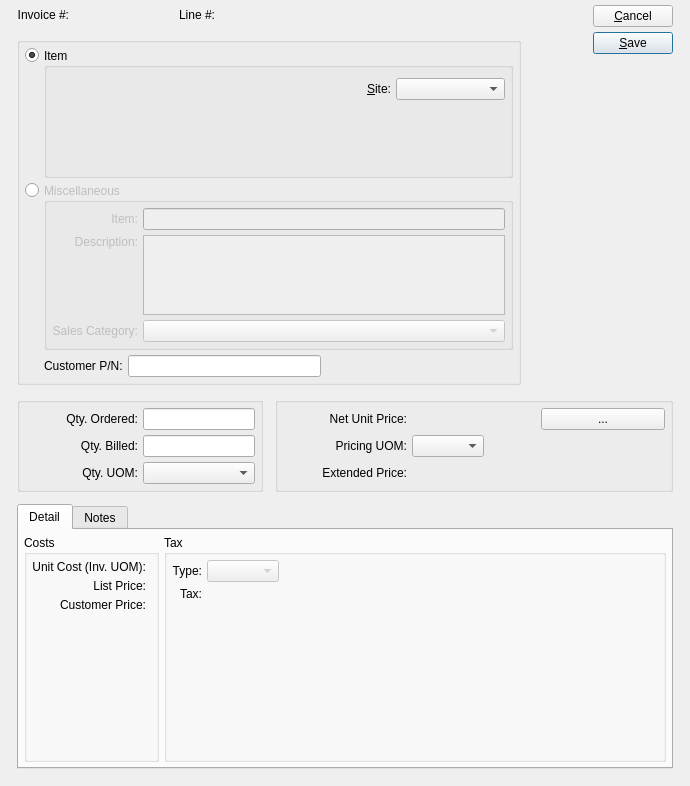
<?xml version="1.0" encoding="UTF-8"?>
<ui version="4.0">
 <comment>This file is part of the xTuple ERP: PostBooks Edition, a free and
open source Enterprise Resource Planning software suite,
Copyright (c) 1999-2010 by OpenMFG LLC, d/b/a xTuple.
It is licensed to you under the Common Public Attribution License
version 1.0, the full text of which (including xTuple-specific Exhibits)
is available at www.xtuple.com/CPAL.  By using this software, you agree
to be bound by its terms.</comment>
 <class>invoiceItem</class>
 <widget class="QDialog" name="invoiceItem">
  <property name="geometry">
   <rect>
    <x>0</x>
    <y>0</y>
    <width>690</width>
    <height>786</height>
   </rect>
  </property>
  <property name="windowTitle">
   <string>Invoice Item</string>
  </property>
  <layout class="QGridLayout" name="gridLayout_5">
   <item row="0" column="0">
    <layout class="QGridLayout">
     <property name="leftMargin">
      <number>12</number>
     </property>
     <property name="rightMargin">
      <number>12</number>
     </property>
     <property name="bottomMargin">
      <number>12</number>
     </property>
     <property name="spacing">
      <number>12</number>
     </property>
     <item row="0" column="0" colspan="2">
      <layout class="QHBoxLayout">
       <item>
        <widget class="QLabel" name="_invoiceNumberLit">
         <property name="text">
          <string>Invoice #:</string>
         </property>
         <property name="alignment">
          <set>Qt::AlignRight|Qt::AlignTrailing|Qt::AlignVCenter</set>
         </property>
        </widget>
       </item>
       <item>
        <widget class="QLabel" name="_invoiceNumber">
         <property name="minimumSize">
          <size>
           <width>100</width>
           <height>0</height>
          </size>
         </property>
         <property name="alignment">
          <set>Qt::AlignLeading|Qt::AlignLeft|Qt::AlignVCenter</set>
         </property>
        </widget>
       </item>
       <item>
        <widget class="QLabel" name="_lineNumberLit">
         <property name="text">
          <string>Line #:</string>
         </property>
         <property name="alignment">
          <set>Qt::AlignRight|Qt::AlignTrailing|Qt::AlignVCenter</set>
         </property>
        </widget>
       </item>
       <item>
        <widget class="QLabel" name="_lineNumber">
         <property name="minimumSize">
          <size>
           <width>100</width>
           <height>0</height>
          </size>
         </property>
         <property name="alignment">
          <set>Qt::AlignLeading|Qt::AlignLeft|Qt::AlignVCenter</set>
         </property>
        </widget>
       </item>
       <item>
        <spacer>
         <property name="orientation">
          <enum>Qt::Horizontal</enum>
         </property>
         <property name="sizeType">
          <enum>QSizePolicy::Expanding</enum>
         </property>
         <property name="sizeHint" stdset="0">
          <size>
           <width>201</width>
           <height>20</height>
          </size>
         </property>
        </spacer>
       </item>
      </layout>
     </item>
     <item row="0" column="3" rowspan="2">
      <layout class="QVBoxLayout">
       <property name="spacing">
        <number>5</number>
       </property>
       <item>
        <widget class="QPushButton" name="_close">
         <property name="text">
          <string>&amp;Cancel</string>
         </property>
        </widget>
       </item>
       <item>
        <widget class="QPushButton" name="_save">
         <property name="text">
          <string>&amp;Save</string>
         </property>
         <property name="default">
          <bool>true</bool>
         </property>
        </widget>
       </item>
       <item>
        <spacer>
         <property name="orientation">
          <enum>Qt::Vertical</enum>
         </property>
         <property name="sizeType">
          <enum>QSizePolicy::Expanding</enum>
         </property>
         <property name="sizeHint" stdset="0">
          <size>
           <width>20</width>
           <height>0</height>
          </size>
         </property>
        </spacer>
       </item>
      </layout>
     </item>
     <item row="1" column="0" colspan="2">
      <widget class="QGroupBox" name="_itemTypeGroup">
       <property name="title">
        <string/>
       </property>
       <layout class="QGridLayout">
        <item row="0" column="0">
         <layout class="QVBoxLayout">
          <property name="spacing">
           <number>0</number>
          </property>
          <item>
           <widget class="QRadioButton" name="_itemSelected">
            <property name="text">
             <string/>
            </property>
            <property name="checked">
             <bool>true</bool>
            </property>
           </widget>
          </item>
          <item>
           <spacer>
            <property name="orientation">
             <enum>Qt::Vertical</enum>
            </property>
            <property name="sizeType">
             <enum>QSizePolicy::Expanding</enum>
            </property>
            <property name="sizeHint" stdset="0">
             <size>
              <width>10</width>
              <height>10</height>
             </size>
            </property>
           </spacer>
          </item>
         </layout>
        </item>
        <item row="0" column="1">
         <widget class="QGroupBox" name="_itemGroup">
          <property name="title">
           <string>Item</string>
          </property>
          <layout class="QGridLayout">
           <item row="0" column="0">
            <widget class="ItemCluster" name="_item">
             <property name="sizePolicy">
              <sizepolicy hsizetype="Preferred" vsizetype="Preferred">
               <horstretch>0</horstretch>
               <verstretch>0</verstretch>
              </sizepolicy>
             </property>
             <property name="focusPolicy">
              <enum>Qt::StrongFocus</enum>
             </property>
            </widget>
           </item>
           <item row="0" column="1">
            <layout class="QGridLayout">
             <property name="topMargin">
              <number>5</number>
             </property>
             <item row="0" column="0">
              <widget class="QLabel" name="_warehouseLit">
               <property name="text">
                <string>&amp;Site:</string>
               </property>
               <property name="alignment">
                <set>Qt::AlignRight|Qt::AlignTrailing|Qt::AlignVCenter</set>
               </property>
               <property name="buddy">
                <cstring>_warehouse</cstring>
               </property>
              </widget>
             </item>
             <item row="0" column="1">
              <widget class="WComboBox" name="_warehouse">
               <property name="type">
                <enum>WComboBox::Sold</enum>
               </property>
              </widget>
             </item>
             <item row="1" column="1">
              <spacer>
               <property name="orientation">
                <enum>Qt::Vertical</enum>
               </property>
               <property name="sizeType">
                <enum>QSizePolicy::Expanding</enum>
               </property>
               <property name="sizeHint" stdset="0">
                <size>
                 <width>72</width>
                 <height>70</height>
                </size>
               </property>
              </spacer>
             </item>
            </layout>
           </item>
          </layout>
         </widget>
        </item>
        <item row="1" column="0" rowspan="2">
         <layout class="QVBoxLayout">
          <property name="spacing">
           <number>0</number>
          </property>
          <item>
           <widget class="QRadioButton" name="_miscSelected">
            <property name="text">
             <string/>
            </property>
           </widget>
          </item>
          <item>
           <spacer>
            <property name="orientation">
             <enum>Qt::Vertical</enum>
            </property>
            <property name="sizeType">
             <enum>QSizePolicy::Expanding</enum>
            </property>
            <property name="sizeHint" stdset="0">
             <size>
              <width>10</width>
              <height>10</height>
             </size>
            </property>
           </spacer>
          </item>
         </layout>
        </item>
        <item row="1" column="1">
         <widget class="QGroupBox" name="_miscGroup">
          <property name="enabled">
           <bool>false</bool>
          </property>
          <property name="title">
           <string>Miscellaneous</string>
          </property>
          <layout class="QGridLayout">
           <item row="0" column="1">
            <widget class="XLineEdit" name="_itemNumber"/>
           </item>
           <item row="2" column="1">
            <widget class="XComboBox" name="_salescat">
             <property name="allowNull">
              <bool>true</bool>
             </property>
             <property name="type">
              <enum>XComboBox::SalesCategories</enum>
             </property>
            </widget>
           </item>
           <item row="1" column="0">
            <layout class="QVBoxLayout">
             <property name="spacing">
              <number>0</number>
             </property>
             <item>
              <widget class="QLabel" name="_descripLit">
               <property name="sizePolicy">
                <sizepolicy hsizetype="Minimum" vsizetype="Minimum">
                 <horstretch>0</horstretch>
                 <verstretch>0</verstretch>
                </sizepolicy>
               </property>
               <property name="text">
                <string>Description:</string>
               </property>
               <property name="alignment">
                <set>Qt::AlignRight|Qt::AlignTrailing|Qt::AlignVCenter</set>
               </property>
               <property name="buddy">
                <cstring>_itemDescrip</cstring>
               </property>
              </widget>
             </item>
             <item>
              <spacer>
               <property name="orientation">
                <enum>Qt::Vertical</enum>
               </property>
               <property name="sizeType">
                <enum>QSizePolicy::Expanding</enum>
               </property>
               <property name="sizeHint" stdset="0">
                <size>
                 <width>16</width>
                 <height>0</height>
                </size>
               </property>
              </spacer>
             </item>
            </layout>
           </item>
           <item row="0" column="0">
            <widget class="QLabel" name="_itemNumberLit">
             <property name="text">
              <string>Item:</string>
             </property>
             <property name="alignment">
              <set>Qt::AlignRight|Qt::AlignTrailing|Qt::AlignVCenter</set>
             </property>
             <property name="buddy">
              <cstring>_itemNumber</cstring>
             </property>
            </widget>
           </item>
           <item row="2" column="0">
            <widget class="QLabel" name="_salescatLit">
             <property name="text">
              <string>Sales Category:</string>
             </property>
             <property name="alignment">
              <set>Qt::AlignRight|Qt::AlignTrailing|Qt::AlignVCenter</set>
             </property>
             <property name="buddy">
              <cstring>_salescat</cstring>
             </property>
            </widget>
           </item>
           <item row="1" column="1">
            <widget class="QTextEdit" name="_itemDescrip">
             <property name="sizePolicy">
              <sizepolicy hsizetype="Expanding" vsizetype="Preferred">
               <horstretch>0</horstretch>
               <verstretch>0</verstretch>
              </sizepolicy>
             </property>
             <property name="maximumSize">
              <size>
               <width>16777215</width>
               <height>80</height>
              </size>
             </property>
            </widget>
           </item>
          </layout>
         </widget>
        </item>
        <item row="2" column="1">
         <layout class="QHBoxLayout">
          <property name="spacing">
           <number>5</number>
          </property>
          <item>
           <widget class="QLabel" name="_custPnLit">
            <property name="text">
             <string>Customer P/N:</string>
            </property>
           </widget>
          </item>
          <item>
           <widget class="XLineEdit" name="_custPn"/>
          </item>
          <item>
           <spacer>
            <property name="orientation">
             <enum>Qt::Horizontal</enum>
            </property>
            <property name="sizeHint" stdset="0">
             <size>
              <width>40</width>
              <height>20</height>
             </size>
            </property>
           </spacer>
          </item>
         </layout>
        </item>
       </layout>
      </widget>
     </item>
     <item row="2" column="0">
      <widget class="QGroupBox" name="_qtyGroup">
       <property name="title">
        <string/>
       </property>
       <layout class="QGridLayout">
        <item row="0" column="0">
         <widget class="QLabel" name="_qtyOrderedLit">
          <property name="text">
           <string>Qty. Ordered:</string>
          </property>
          <property name="alignment">
           <set>Qt::AlignRight|Qt::AlignTrailing|Qt::AlignVCenter</set>
          </property>
          <property name="buddy">
           <cstring>_ordered</cstring>
          </property>
         </widget>
        </item>
        <item row="0" column="1">
         <widget class="XLineEdit" name="_ordered">
          <property name="sizePolicy">
           <sizepolicy hsizetype="Preferred" vsizetype="Fixed">
            <horstretch>0</horstretch>
            <verstretch>0</verstretch>
           </sizepolicy>
          </property>
          <property name="minimumSize">
           <size>
            <width>100</width>
            <height>0</height>
           </size>
          </property>
          <property name="maximumSize">
           <size>
            <width>200</width>
            <height>22</height>
           </size>
          </property>
          <property name="alignment">
           <set>Qt::AlignRight</set>
          </property>
         </widget>
        </item>
        <item row="1" column="0">
         <widget class="QLabel" name="_qtyBilledLit">
          <property name="text">
           <string>Qty. Billed:</string>
          </property>
          <property name="alignment">
           <set>Qt::AlignRight|Qt::AlignTrailing|Qt::AlignVCenter</set>
          </property>
          <property name="buddy">
           <cstring>_billed</cstring>
          </property>
         </widget>
        </item>
        <item row="1" column="1">
         <widget class="XLineEdit" name="_billed">
          <property name="sizePolicy">
           <sizepolicy hsizetype="Preferred" vsizetype="Fixed">
            <horstretch>0</horstretch>
            <verstretch>0</verstretch>
           </sizepolicy>
          </property>
          <property name="minimumSize">
           <size>
            <width>100</width>
            <height>0</height>
           </size>
          </property>
          <property name="maximumSize">
           <size>
            <width>200</width>
            <height>22</height>
           </size>
          </property>
          <property name="alignment">
           <set>Qt::AlignRight|Qt::AlignTrailing|Qt::AlignVCenter</set>
          </property>
         </widget>
        </item>
        <item row="2" column="0">
         <widget class="QLabel" name="_qtyUOMLit">
          <property name="text">
           <string>Qty. UOM:</string>
          </property>
          <property name="alignment">
           <set>Qt::AlignRight|Qt::AlignTrailing|Qt::AlignVCenter</set>
          </property>
          <property name="buddy">
           <cstring>_billed</cstring>
          </property>
         </widget>
        </item>
        <item row="2" column="1">
         <widget class="XComboBox" name="_qtyUOM"/>
        </item>
       </layout>
      </widget>
     </item>
     <item row="2" column="1" colspan="3">
      <widget class="QGroupBox" name="_priceGroup_2">
       <property name="title">
        <string/>
       </property>
       <layout class="QGridLayout">
        <item row="0" column="0">
         <widget class="QLabel" name="_priceLit">
          <property name="text">
           <string>Net Unit Price:</string>
          </property>
          <property name="alignment">
           <set>Qt::AlignRight|Qt::AlignTrailing|Qt::AlignVCenter</set>
          </property>
         </widget>
        </item>
        <item row="0" column="1">
         <widget class="CurrCluster" name="_price">
          <property name="format">
           <enum>CurrDisplay::Cost</enum>
          </property>
          <property name="currencyEditable" stdset="0">
           <bool>false</bool>
          </property>
         </widget>
        </item>
        <item row="1" column="0">
         <widget class="QLabel" name="_pricingUOMLit">
          <property name="minimumSize">
           <size>
            <width>0</width>
            <height>0</height>
           </size>
          </property>
          <property name="text">
           <string>Pricing UOM:</string>
          </property>
          <property name="alignment">
           <set>Qt::AlignRight|Qt::AlignTrailing|Qt::AlignVCenter</set>
          </property>
         </widget>
        </item>
        <item row="1" column="1" colspan="2">
         <layout class="QHBoxLayout">
          <item>
           <widget class="XComboBox" name="_pricingUOM"/>
          </item>
          <item>
           <spacer>
            <property name="orientation">
             <enum>Qt::Horizontal</enum>
            </property>
            <property name="sizeHint" stdset="0">
             <size>
              <width>40</width>
              <height>20</height>
             </size>
            </property>
           </spacer>
          </item>
         </layout>
        </item>
        <item row="2" column="0">
         <widget class="QLabel" name="_extendedLit">
          <property name="text">
           <string>Extended Price:</string>
          </property>
          <property name="alignment">
           <set>Qt::AlignRight|Qt::AlignTrailing|Qt::AlignVCenter</set>
          </property>
         </widget>
        </item>
        <item row="2" column="1" colspan="2">
         <widget class="CurrCluster" name="_extended">
          <property name="currencyEditable" stdset="0">
           <bool>false</bool>
          </property>
          <property name="currencyVisible">
           <bool>false</bool>
          </property>
          <property name="enabled">
           <bool>false</bool>
          </property>
         </widget>
        </item>
        <item row="0" column="2">
         <widget class="QPushButton" name="_listPrices">
          <property name="text">
           <string>...</string>
          </property>
         </widget>
        </item>
       </layout>
      </widget>
     </item>
     <item row="3" column="0" colspan="4">
      <widget class="QTabWidget" name="_tab">
       <property name="sizePolicy">
        <sizepolicy hsizetype="Expanding" vsizetype="Expanding">
         <horstretch>0</horstretch>
         <verstretch>1</verstretch>
        </sizepolicy>
       </property>
       <property name="currentIndex">
        <number>0</number>
       </property>
       <widget class="QWidget" name="_detailTab">
        <attribute name="title">
         <string>Detail</string>
        </attribute>
        <layout class="QGridLayout">
         <item row="0" column="0">
          <widget class="QGroupBox" name="_priceGroup">
           <property name="title">
            <string>Costs</string>
           </property>
           <layout class="QGridLayout" name="gridLayout_3">
            <item row="0" column="0">
             <layout class="QVBoxLayout" name="verticalLayout">
              <item>
               <layout class="QGridLayout" name="gridLayout_2">
                <item row="0" column="0">
                 <widget class="QLabel" name="_unitCostLit">
                  <property name="text">
                   <string>Unit Cost (Inv. UOM):</string>
                  </property>
                  <property name="alignment">
                   <set>Qt::AlignRight|Qt::AlignTrailing|Qt::AlignVCenter</set>
                  </property>
                 </widget>
                </item>
                <item row="0" column="1">
                 <widget class="CurrDisplay" name="_unitCost">
                  <property name="format">
                   <enum>CurrDisplay::Cost</enum>
                  </property>
                  <property name="localControl">
                   <bool>false</bool>
                  </property>
                 </widget>
                </item>
                <item row="1" column="0">
                 <widget class="QLabel" name="_listPriceLit">
                  <property name="text">
                   <string>List Price:</string>
                  </property>
                  <property name="alignment">
                   <set>Qt::AlignRight|Qt::AlignTrailing|Qt::AlignVCenter</set>
                  </property>
                 </widget>
                </item>
                <item row="1" column="1">
                 <widget class="CurrDisplay" name="_listPrice">
                  <property name="format">
                   <enum>CurrDisplay::Cost</enum>
                  </property>
                  <property name="localControl">
                   <bool>false</bool>
                  </property>
                 </widget>
                </item>
                <item row="2" column="1">
                 <widget class="CurrDisplay" name="_custPrice">
                  <property name="format">
                   <enum>CurrDisplay::Cost</enum>
                  </property>
                  <property name="localControl">
                   <bool>false</bool>
                  </property>
                 </widget>
                </item>
                <item row="2" column="0">
                 <widget class="QLabel" name="_custPriceLit">
                  <property name="minimumSize">
                   <size>
                    <width>0</width>
                    <height>0</height>
                   </size>
                  </property>
                  <property name="text">
                   <string>Customer Price:</string>
                  </property>
                  <property name="alignment">
                   <set>Qt::AlignRight|Qt::AlignTrailing|Qt::AlignVCenter</set>
                  </property>
                 </widget>
                </item>
               </layout>
              </item>
              <item>
               <spacer name="verticalSpacer">
                <property name="orientation">
                 <enum>Qt::Vertical</enum>
                </property>
                <property name="sizeHint" stdset="0">
                 <size>
                  <width>20</width>
                  <height>0</height>
                 </size>
                </property>
               </spacer>
              </item>
             </layout>
            </item>
           </layout>
          </widget>
         </item>
         <item row="0" column="1">
          <widget class="QGroupBox" name="_taxGroup">
           <property name="title">
            <string>Tax</string>
           </property>
           <layout class="QGridLayout" name="gridLayout">
            <item row="0" column="0">
             <layout class="QVBoxLayout" name="verticalLayout_2">
              <item>
               <layout class="QGridLayout" name="gridLayout_4">
                <item row="0" column="0">
                 <widget class="QLabel" name="_taxtypeLit">
                  <property name="text">
                   <string>Type:</string>
                  </property>
                  <property name="alignment">
                   <set>Qt::AlignRight|Qt::AlignTrailing|Qt::AlignVCenter</set>
                  </property>
                  <property name="buddy">
                   <cstring>_taxtype</cstring>
                  </property>
                 </widget>
                </item>
                <item row="0" column="1">
                 <layout class="QHBoxLayout" name="horizontalLayout">
                  <item>
                   <widget class="XComboBox" name="_taxtype">
                    <property name="enabled">
                     <bool>false</bool>
                    </property>
                    <property name="allowNull">
                     <bool>true</bool>
                    </property>
                    <property name="nullStr">
                     <string>None</string>
                    </property>
                    <property name="type">
                     <enum>XComboBox::TaxTypes</enum>
                    </property>
                   </widget>
                  </item>
                  <item>
                   <spacer name="horizontalSpacer_3">
                    <property name="orientation">
                     <enum>Qt::Horizontal</enum>
                    </property>
                    <property name="sizeHint" stdset="0">
                     <size>
                      <width>40</width>
                      <height>20</height>
                     </size>
                    </property>
                   </spacer>
                  </item>
                 </layout>
                </item>
                <item row="1" column="0">
                 <widget class="XURLLabel" name="_taxLit">
                  <property name="text">
                   <string>Tax:</string>
                  </property>
                  <property name="alignment">
                   <set>Qt::AlignRight|Qt::AlignTrailing|Qt::AlignVCenter</set>
                  </property>
                 </widget>
                </item>
                <item row="1" column="1">
                 <widget class="CurrCluster" name="_tax">
                  <property name="format">
                   <enum>CurrDisplay::SalesPrice</enum>
                  </property>
                  <property name="enabled">
                   <bool>false</bool>
                  </property>
                 </widget>
                </item>
               </layout>
              </item>
              <item>
               <spacer name="verticalSpacer_2">
                <property name="orientation">
                 <enum>Qt::Vertical</enum>
                </property>
                <property name="sizeHint" stdset="0">
                 <size>
                  <width>20</width>
                  <height>0</height>
                 </size>
                </property>
               </spacer>
              </item>
             </layout>
            </item>
           </layout>
          </widget>
         </item>
        </layout>
       </widget>
       <widget class="QWidget" name="tab">
        <attribute name="title">
         <string>Notes</string>
        </attribute>
        <layout class="QGridLayout">
         <item row="0" column="0">
          <widget class="QFrame" name="frame">
           <property name="sizePolicy">
            <sizepolicy hsizetype="Preferred" vsizetype="Expanding">
             <horstretch>0</horstretch>
             <verstretch>1</verstretch>
            </sizepolicy>
           </property>
           <property name="frameShape">
            <enum>QFrame::NoFrame</enum>
           </property>
           <property name="frameShadow">
            <enum>QFrame::Plain</enum>
           </property>
           <layout class="QVBoxLayout">
            <property name="spacing">
             <number>0</number>
            </property>
            <property name="margin">
             <number>0</number>
            </property>
            <item>
             <widget class="QTextEdit" name="_notes"/>
            </item>
           </layout>
          </widget>
         </item>
        </layout>
       </widget>
      </widget>
     </item>
     <item row="0" column="2">
      <spacer name="horizontalSpacer">
       <property name="orientation">
        <enum>Qt::Horizontal</enum>
       </property>
       <property name="sizeHint" stdset="0">
        <size>
         <width>0</width>
         <height>20</height>
        </size>
       </property>
      </spacer>
     </item>
    </layout>
   </item>
  </layout>
 </widget>
 <layoutdefault spacing="5" margin="5"/>
 <pixmapfunction>qPixmapFromMimeSource</pixmapfunction>
 <customwidgets>
  <customwidget>
   <class>CurrCluster</class>
   <extends>CurrDisplay</extends>
   <header>currcluster.h</header>
  </customwidget>
  <customwidget>
   <class>CurrDisplay</class>
   <extends>QWidget</extends>
   <header>currcluster.h</header>
  </customwidget>
  <customwidget>
   <class>ItemCluster</class>
   <extends>QWidget</extends>
   <header>itemcluster.h</header>
   <container>1</container>
  </customwidget>
  <customwidget>
   <class>WComboBox</class>
   <extends>XComboBox</extends>
   <header>wcombobox.h</header>
  </customwidget>
  <customwidget>
   <class>XComboBox</class>
   <extends>QComboBox</extends>
   <header>xcombobox.h</header>
  </customwidget>
  <customwidget>
   <class>XLineEdit</class>
   <extends>QLineEdit</extends>
   <header>xlineedit.h</header>
   <container>1</container>
  </customwidget>
  <customwidget>
   <class>XURLLabel</class>
   <extends>QLabel</extends>
   <header>xurllabel.h</header>
  </customwidget>
 </customwidgets>
 <tabstops>
  <tabstop>_itemSelected</tabstop>
  <tabstop>_item</tabstop>
  <tabstop>_warehouse</tabstop>
  <tabstop>_miscSelected</tabstop>
  <tabstop>_itemDescrip</tabstop>
  <tabstop>_salescat</tabstop>
  <tabstop>_custPn</tabstop>
  <tabstop>_ordered</tabstop>
  <tabstop>_billed</tabstop>
  <tabstop>_qtyUOM</tabstop>
  <tabstop>_price</tabstop>
  <tabstop>_listPrices</tabstop>
  <tabstop>_pricingUOM</tabstop>
  <tabstop>_extended</tabstop>
  <tabstop>_taxtype</tabstop>
  <tabstop>_save</tabstop>
  <tabstop>_close</tabstop>
  <tabstop>_itemNumber</tabstop>
  <tabstop>_tab</tabstop>
  <tabstop>_notes</tabstop>
 </tabstops>
 <resources/>
 <connections>
  <connection>
   <sender>_close</sender>
   <signal>clicked()</signal>
   <receiver>invoiceItem</receiver>
   <slot>reject()</slot>
   <hints>
    <hint type="sourcelabel">
     <x>20</x>
     <y>20</y>
    </hint>
    <hint type="destinationlabel">
     <x>20</x>
     <y>20</y>
    </hint>
   </hints>
  </connection>
  <connection>
   <sender>_item</sender>
   <signal>aliasChanged(QString)</signal>
   <receiver>_custPn</receiver>
   <slot>setText(QString)</slot>
   <hints>
    <hint type="sourcelabel">
     <x>20</x>
     <y>20</y>
    </hint>
    <hint type="destinationlabel">
     <x>20</x>
     <y>20</y>
    </hint>
   </hints>
  </connection>
  <connection>
   <sender>_item</sender>
   <signal>newId(int)</signal>
   <receiver>_warehouse</receiver>
   <slot>findItemsites(int)</slot>
   <hints>
    <hint type="sourcelabel">
     <x>20</x>
     <y>20</y>
    </hint>
    <hint type="destinationlabel">
     <x>20</x>
     <y>20</y>
    </hint>
   </hints>
  </connection>
  <connection>
   <sender>_itemSelected</sender>
   <signal>toggled(bool)</signal>
   <receiver>_itemGroup</receiver>
   <slot>setEnabled(bool)</slot>
   <hints>
    <hint type="sourcelabel">
     <x>20</x>
     <y>20</y>
    </hint>
    <hint type="destinationlabel">
     <x>20</x>
     <y>20</y>
    </hint>
   </hints>
  </connection>
  <connection>
   <sender>_miscSelected</sender>
   <signal>toggled(bool)</signal>
   <receiver>_miscGroup</receiver>
   <slot>setEnabled(bool)</slot>
   <hints>
    <hint type="sourcelabel">
     <x>20</x>
     <y>20</y>
    </hint>
    <hint type="destinationlabel">
     <x>20</x>
     <y>20</y>
    </hint>
   </hints>
  </connection>
  <connection>
   <sender>_price</sender>
   <signal>idChanged(int)</signal>
   <receiver>_listPrice</receiver>
   <slot>setId(int)</slot>
   <hints>
    <hint type="sourcelabel">
     <x>20</x>
     <y>20</y>
    </hint>
    <hint type="destinationlabel">
     <x>20</x>
     <y>20</y>
    </hint>
   </hints>
  </connection>
  <connection>
   <sender>_price</sender>
   <signal>effectiveChanged(QDate)</signal>
   <receiver>_listPrice</receiver>
   <slot>setEffective(QDate)</slot>
   <hints>
    <hint type="sourcelabel">
     <x>20</x>
     <y>20</y>
    </hint>
    <hint type="destinationlabel">
     <x>20</x>
     <y>20</y>
    </hint>
   </hints>
  </connection>
  <connection>
   <sender>_price</sender>
   <signal>effectiveChanged(QDate)</signal>
   <receiver>_custPrice</receiver>
   <slot>setEffective(QDate)</slot>
   <hints>
    <hint type="sourcelabel">
     <x>20</x>
     <y>20</y>
    </hint>
    <hint type="destinationlabel">
     <x>20</x>
     <y>20</y>
    </hint>
   </hints>
  </connection>
  <connection>
   <sender>_price</sender>
   <signal>effectiveChanged(QDate)</signal>
   <receiver>_extended</receiver>
   <slot>setEffective(QDate)</slot>
   <hints>
    <hint type="sourcelabel">
     <x>20</x>
     <y>20</y>
    </hint>
    <hint type="destinationlabel">
     <x>20</x>
     <y>20</y>
    </hint>
   </hints>
  </connection>
  <connection>
   <sender>_price</sender>
   <signal>idChanged(int)</signal>
   <receiver>_custPrice</receiver>
   <slot>setId(int)</slot>
   <hints>
    <hint type="sourcelabel">
     <x>20</x>
     <y>20</y>
    </hint>
    <hint type="destinationlabel">
     <x>20</x>
     <y>20</y>
    </hint>
   </hints>
  </connection>
  <connection>
   <sender>_price</sender>
   <signal>effectiveChanged(QDate)</signal>
   <receiver>_unitCost</receiver>
   <slot>setEffective(QDate)</slot>
   <hints>
    <hint type="sourcelabel">
     <x>20</x>
     <y>20</y>
    </hint>
    <hint type="destinationlabel">
     <x>20</x>
     <y>20</y>
    </hint>
   </hints>
  </connection>
  <connection>
   <sender>_price</sender>
   <signal>idChanged(int)</signal>
   <receiver>_unitCost</receiver>
   <slot>setId(int)</slot>
   <hints>
    <hint type="sourcelabel">
     <x>20</x>
     <y>20</y>
    </hint>
    <hint type="destinationlabel">
     <x>20</x>
     <y>20</y>
    </hint>
   </hints>
  </connection>
  <connection>
   <sender>_price</sender>
   <signal>idChanged(int)</signal>
   <receiver>_extended</receiver>
   <slot>setId(int)</slot>
   <hints>
    <hint type="sourcelabel">
     <x>20</x>
     <y>20</y>
    </hint>
    <hint type="destinationlabel">
     <x>20</x>
     <y>20</y>
    </hint>
   </hints>
  </connection>
  <connection>
   <sender>_price</sender>
   <signal>effectiveChanged(QDate)</signal>
   <receiver>_tax</receiver>
   <slot>setEffective(QDate)</slot>
   <hints>
    <hint type="sourcelabel">
     <x>346</x>
     <y>434</y>
    </hint>
    <hint type="destinationlabel">
     <x>346</x>
     <y>570</y>
    </hint>
   </hints>
  </connection>
  <connection>
   <sender>_price</sender>
   <signal>idChanged(int)</signal>
   <receiver>_tax</receiver>
   <slot>setId(int)</slot>
   <hints>
    <hint type="sourcelabel">
     <x>475</x>
     <y>434</y>
    </hint>
    <hint type="destinationlabel">
     <x>491</x>
     <y>624</y>
    </hint>
   </hints>
  </connection>
 </connections>
</ui>
